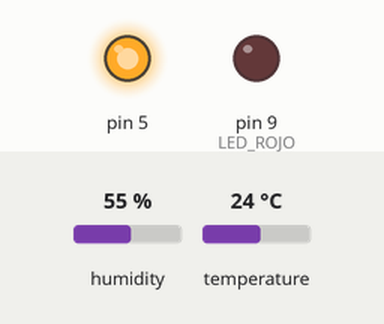
Recording of a sketch running on a simulated Arduino Uno, built with avr-gcc and run on an emulated ATmega328P. Shown: output pins drawn as LEDs (lit = HIGH). Inputs (shaded band) come from the test bench; at power-on: humidity 55 %, temperature 24 °C. The local clock reads 2024-03-15 10:24:30 at power-on unless the sketch sets it; storage starts empty; no radio packets arrive unless stated.

Above: at 4.5 s.
At 7.07 s:
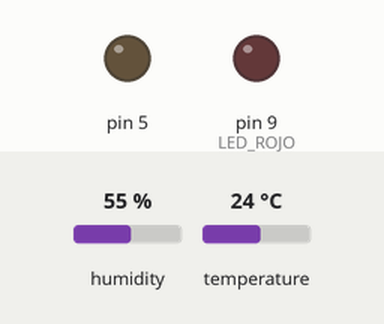
Timing chart, 0 to 7.9 s (numbered marks = the images above):
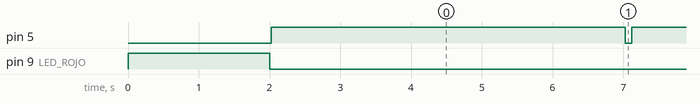

The sketch:

nuevo_ponger_general.ino
```cpp
// firm que espera la llegada del pedido desde la AMENAN1D para a continuación enviar el archivo TRAMAS.TXT

#include <SPI.h>
#include "RF24.h"
//#include <SD.h>
#include "SdFat.h"
#include "LowPower.h"
#include <Wire.h>
// librerías para usar el sensor de humedad
#include "Adafruit_Sensor.h"
#include <DHT.h>
#include <DHT_U.h>
#include <Adafruit_BMP085.h>

// file system
SdFat SD;

#define DHTPIN            A0        // Pin de comunicación con el sensor.
#define DHTTYPE           DHT22     // DHT 22 (o el AM2302 que tenemos), define el tipo de sensor de humedad
#define SD_CS             10        // alias del pin conectado a CS de la SD
#define LED_ROJO          9
#define PULSADOR          2
#define BATA1             7
#define BATA2             6

DHT_Unified dht(DHTPIN, DHTTYPE);

Adafruit_BMP085 bmp;

// dirección en el bus I2C del RTC
const int DS3231 = 0x68;


// Inicializar variables de fecha y hora
byte segundo = 0;
byte minuto = 0;
byte hora = 0;
byte mes = 0;
byte anio = 0;
byte weekday = 0;
byte dia = 0;


// Nombre del archivo donde se dejarán las tramas
char str[] = "tramas.txt";
volatile int contador = 0;    // cuenta de pulsados
int indice = 0;               // índice de tramas
String cadena=String(3);

const char CONSTANTE[3] = "E2";
const int CONSTANTE_PULSADO = .3;

boolean bandera_grabacion = true;

/****************** User Config ***************************/
/***      Set this radio as radio number 0 or 1         ***/
bool radioNumber = 0;

/* Hardware configuration: Set up nRF24L01 radio on SPI bus plus pins A1 & A2 */
RF24 radio(A1,A2);
/**********************************************************/
                                                                           // Topology
byte addresses[][6] = {"1Node","2Node"};              // Radio pipe addresses for the 2 nodes to communicate.

// Role management: Set up role.  This sketch uses the same software for all the nodes
// in this system.  Doing so greatly simplifies testing.
typedef enum { role_ping_out = 1, role_pong_back } role_e;                 // The various roles supported by this sketch
const char* role_friendly_name[] = { "invalid", "Ping out", "Pong back"};  // The debug-friendly names of those roles

//role_e role = role_pong_back;                                              // The role of the current running sketch
role_e role = role_ping_out;
byte counter = 1;                                                          // A single byte to keep track of the data being sent back and forth
char data[32];
int i;
// constante que define cuantos segundos estará dormido antes de despertarse y medir
const int intervalo = 5;
volatile int cantidad_segundos = 0;

const int wakeUpPin = 2;

byte gotByte;

boolean transmitir = false;
boolean primer_paquete = true;


void conmutar_sd_nordic(boolean x){
  if (x==true){
      digitalWrite(5,LOW);
      //pin CS a la SD definido como salida
      pinMode(SD_CS,OUTPUT);
      // initializar SPI
      SPI.begin();
      delay(2);
//      if (!SD.begin(SD_CS)) {
//          //digitalWrite(LED_ROJO,HIGH);
//        return;
//      }
      SD.begin(SD_CS);
      radio.begin();
      radio.setPALevel(RF24_PA_LOW);
      if(radioNumber){
          radio.openWritingPipe(addresses[1]);        // Both radios listen on the same pipes by default, but opposite addresses
          radio.openReadingPipe(1,addresses[0]);      // Open a reading pipe on address 0, pipe 1
      }else{
          radio.openWritingPipe(addresses[0]);
          radio.openReadingPipe(1,addresses[1]);
      }
      radio.startListening();                       // Start listening
  }else{
      digitalWrite(5,HIGH);
      pinMode(SD_CS,INPUT);
      // initializar SPI
      SPI.end();
      pinMode(SCK, INPUT);
      pinMode(MOSI, INPUT);
      pinMode(SS, INPUT);  }
}

void obtenerFechaHora()
{
  Wire.beginTransmission(DS3231);
  Wire.write(byte(0));
  Wire.endTransmission();
  Wire.requestFrom(DS3231, 7);
  segundo = bcd2Dec(Wire.read());
  minuto = bcd2Dec(Wire.read());
  hora = bcd2Dec(Wire.read());
  weekday = bcd2Dec(Wire.read());
  dia = bcd2Dec(Wire.read());
  mes = bcd2Dec(Wire.read());
  anio = bcd2Dec(Wire.read());
}

// --------------------------------------------

byte bcd2Dec(byte val)
{
  return ((val/16*10) + (val%16));
}

// --------------------------------------------
void grabar_datos_archivo()
{
  char buffer1[3];
  char buffer2[8];
  File outFile;
  outFile = SD.open(str, FILE_WRITE);
  if (!outFile) {
    Serial.println(F("No se pudo abrir el archivo"));
    return;
  }
  obtenerFechaHora();
  outFile.println("");
  outFile.print(CONSTANTE);
  outFile.print(F(" "));
  sprintf(buffer2, "%07d", indice);
  outFile.print(buffer2);
  indice = indice + 1;

  outFile.print(F(" - "));
  sprintf(buffer1, "%02d", dia);
  outFile.print(buffer1);
  outFile.print(F("/"));
  sprintf(buffer1, "%02d", mes);
  outFile.print(buffer1);
  outFile.print(F("/"));
  outFile.print("20");
  outFile.print(anio);
  outFile.print(F(" "));
  sprintf(buffer1, "%02d", hora);
  outFile.print(buffer1);
  outFile.print(F(":"));
  sprintf(buffer1, "%02d", minuto);
  outFile.print(buffer1);
  outFile.print(F(":"));
  sprintf(buffer1, "%02d", segundo);
  outFile.print(buffer1);
  outFile.print(F(" - "));


  // Leer sensor de humedad y temperatura AM2302
  sensors_event_t event;
  // Temperatura
  dht.temperature().getEvent(&event);
  if (isnan(event.temperature)) {
    Serial.println(F("Error leyendo temperatura!"));
  }
  else {
    cadena = String(event.temperature);
    cadena.replace('.',',');
    outFile.print(cadena);
//    outFile.print(event.temperature);
    //outFile.print(F(" *C"));
  }
  // Humedad
  dht.humidity().getEvent(&event);
  if (isnan(event.relative_humidity)) {
    Serial.println(F("Error leyendo humedad!"));
  }
  else {
    outFile.print(F(" - "));
    cadena = String(event.relative_humidity);
    cadena.replace('.',',');
    outFile.print(cadena);
    //outFile.print(event.relative_humidity);
    //outFile.print(F("%"));
    outFile.print(F(" -               "));
    }


// Leer sensor de presión y temperatura BMP180
//    cadena = String(bmp.readTemperature());
//    cadena.replace('.',',');
//    outFile.print(cadena);
//    outFile.print(F(" - "));
//    //outFile.print(F(" *C"));
//    cadena = String((bmp.readPressure())/100);
//    outFile.print(cadena);
//    outFile.print(F(" - "));
//    //outFile.print(F(" hPa - "));

    sprintf(buffer1, "%02d", (contador * CONSTANTE_PULSADO ));
    outFile.print(buffer1);

  // Cerrar archivo
  outFile.close();
}


void setup(){
  pinMode(5, OUTPUT);
  //digitalWrite(5,HIGH);

  digitalWrite(5,LOW);

  pinMode(PULSADOR,INPUT_PULLUP );

  pinMode(LED_ROJO, OUTPUT);
  // prender 2 segs el led rojo
  digitalWrite(LED_ROJO,HIGH);
  delay(2000);    //2 segs
  digitalWrite(LED_ROJO,LOW);

  // Inicializar I2C
  Wire.begin();
  // Configure wake up pin as input.
  // This will consumes few uA of current.
  pinMode(wakeUpPin, INPUT_PULLUP);

  // inicializar sensor de humedad y temperatura
  dht.begin();

  // inicializar sensor de presión y temperatura
  bmp.begin();

  //pin CS a la SD definido como salida
  pinMode(SD_CS,OUTPUT);
  // initializar SPI
  SPI.begin();

  //Inicializar SD
  if (!SD.begin(SD_CS)) {
    //Serial.println("Card failed, or not present");
      digitalWrite(LED_ROJO,HIGH);
    // don't do anything more:
    return;
  }

//  File dataFile = SD.open("TRAMAS.txt");
//  if (!outFile) {
//    Serial.println(F("No se pudo abrir el archivo"));
//    return;
//  }
  //dataFile.println(F("   INDICE   FECHA      HORA       TEMP        HUM%  PULSADOS"));
//  dataFile.close();
//  delay(10);

  // Setup and configure radio
  radio.begin();
  radio.setPALevel(RF24_PA_LOW);
  //radio.setPALevel(RF24_PA_MAX);
  //radio.enableAckPayload();                     // Allow optional ack payloads
  //radio.enableDynamicPayloads();                // Ack payloads are dynamic payloads

  if(radioNumber){
    radio.openWritingPipe(addresses[1]);        // Both radios listen on the same pipes by default, but opposite addresses
    radio.openReadingPipe(1,addresses[0]);      // Open a reading pipe on address 0, pipe 1
  }else{
    radio.openWritingPipe(addresses[0]);
    radio.openReadingPipe(1,addresses[1]);
  }
  radio.startListening();                       // Start listening

  //radio.writeAckPayload(1,&counter,1);          // Pre-load an ack-paylod into the FIFO buffer for pipe 1
  //radio.printDetails();     // <--- para que esto funcione hay que declarar un include extra, ....
}


void loop(void) {

    for (cantidad_segundos = 0 ;  cantidad_segundos  <  intervalo ; cantidad_segundos++){
      conmutar_sd_nordic(false);
      //LowPower.idle(SLEEP_1S, ADC_OFF, TIMER2_OFF, TIMER1_OFF,TIMER0_OFF, SPI_OFF, USART0_OFF, TWI_OFF);
      LowPower.powerDown(SLEEP_1S, ADC_OFF, BOD_OFF);
    }

    conmutar_sd_nordic(true);
    delay(50);
    grabar_datos_archivo();

    // si llegó paquete RF
    while(radio.available()){
        radio.read( &data, 32 );
        if (data[0] == '2'){              // <-- este número identifica al PONGER, si el valor 1, se llama al Ponger #1 y así siguiendo
           transmitir = true;
           digitalWrite(LED_ROJO,HIGH);   //mientras transmite el archivo el led rojo está prendido
           }
        if (data[0] == 'a'){              // caracter que solicita el borrado
           //SD.wipe();    // borra SD (ojo, hay fenómenos raros)
           SD.remove(str);      //borra archivo TRAMAS.TXT en ponger
           radio.stopListening();
           data[0]=255;
           radio.write(&data,32);
           delay(1000);
           radio.startListening();
        }
    }


    if (transmitir == true){
        radio.stopListening();
        transmitir = false;
        // enviar identificador
       if (primer_paquete == true){
           primer_paquete = false;
           for (int x=0; x <= 4; x++){
             for (i = 0; i < 31; i = i + 1) {
                data[i] = '9';                // <--- un número de 0 a 9 según sean A1, A2, B1, B2 .... E1, E2
             }
           radio.write(&data,32);
           delay(12);
           }
       }


        // abrir archivo
        File dataFile = SD.open("TRAMAS.txt");
        if (dataFile) {                                        // si se pudo abrir el archivo
           while (dataFile.available()) {                      // mientras no se haya llegado al final
              for (i = 0; i < 31; i = i + 1) {
                  data[i] = dataFile.read();                   // cargar arreglo de 32 bytes a enviar
                  }
              //enviarlo via Nordic
              if (radio.write(&data,32) ){
                   if(!radio.available()){                     // If nothing in the buffer, we got an ack but it is blank
              }}
              if (primer_paquete == true){                    // bloque para darle tiempo al pinger de bipear 3 veces luego del primer paquete
                primer_paquete = false;
                //delay(400);
              }
          delay(12);       // delay para NO ATOSIGAR AL pinger
          }
       dataFile.close();
       // flushing necesario????
//       if (radio.write(&data,32) ){
//           if(!radio.available()){                     // If nothing in the buffer, we got an ack but it is blank
//       }}
       for (int i=0; i < 31; i++){
          data[i] = ' ';
          }
       // mandar un paquete de cierre de archivo (usamos el 1er elemento nomás por ahora)
       data[0] = '@';
       data[1] = '@';
       data[2] = '@';
       if (radio.write(&data,32) ){
             if(!radio.available()){                     // If nothing in the buffer, we got an ack but it is blank
        }}
        digitalWrite(LED_ROJO,LOW);           // apagar led al terminar
        radio.startListening();
        }
     }
}
```

Measured:
- by itself, pin 5: alternates HIGH for 5.0 s and LOW for 0.10 s
